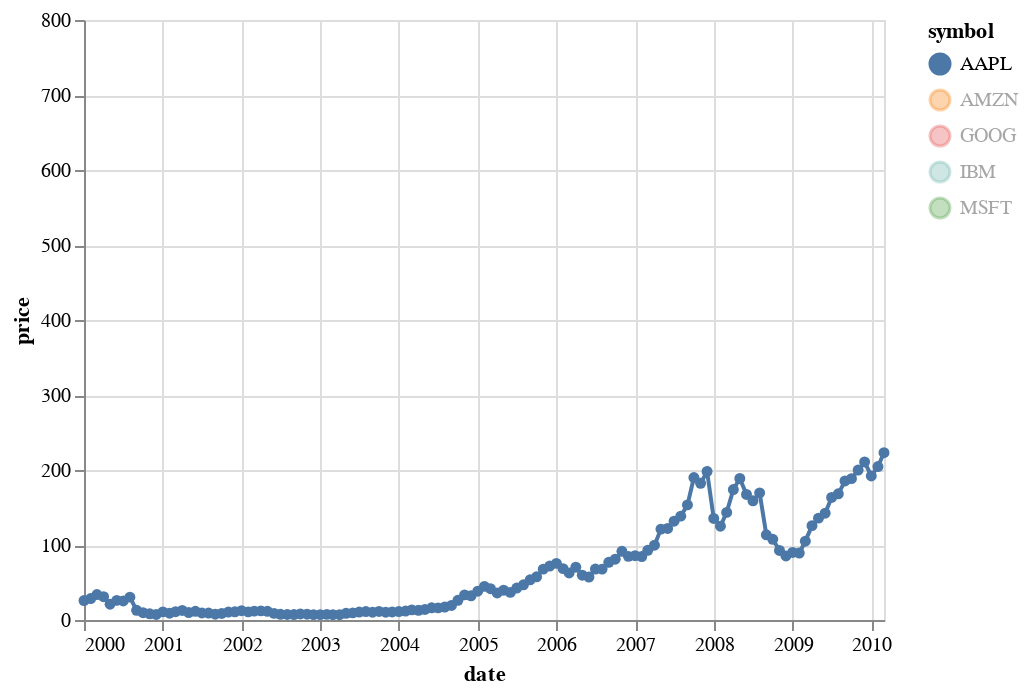

The cell this chart's notebook holds for it:
### Code cell
selector = alt.selection_single(
    fields=['symbol'], 
    empty='all',
    init={'symbol': 'AAPL'},
    bind='legend'
)

price = alt.Chart(stockdata).mark_line(point=True).encode(
    x='date:T',
    y='price:Q',
    color='symbol:N',
    opacity=alt.condition(selector, alt.value(1), alt.value(0))
).add_selection(
    selector
)

price

### Figure 1 — Vega-Lite specification as saved in the notebook (floating-point values rounded to 4 significant figures; data arrays with more than 128 entries replaced by an {"elided": "..."} marker saying what was removed)
{"config": {"view": {"continuousWidth": 400, "continuousHeight": 300}}, "data": {"name": "data-09e84392f6ff26bfe3899931b7cd3663"}, "mark": {"type": "line", "point": true}, "encoding": {"color": {"type": "nominal", "field": "symbol"}, "opacity": {"condition": {"value": 1, "selection": "selector002"}, "value": 0}, "x": {"type": "temporal", "field": "date"}, "y": {"type": "quantitative", "field": "price"}}, "selection": {"selector002": {"type": "single", "fields": ["symbol"], "empty": "all", "init": {"symbol": "AAPL"}, "bind": "legend"}}, "$schema": "https://vega.github.io/schema/vega-lite/v4.0.2.json", "datasets": {"data-09e84392f6ff26bfe3899931b7cd3663": {"elided": "560 records"}}}
